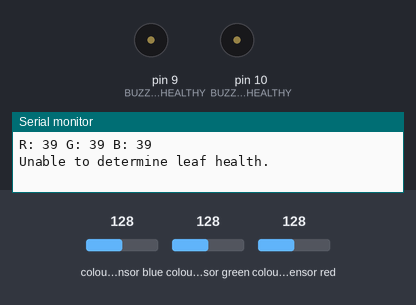
A sketch run on a simulated Arduino Uno, built with avr-gcc and run on an emulated ATmega328P. On the bench: buzzer (waves = sounding, pin HIGH), the last lines printed to the serial monitor. Wiring (inferred from the names in the program): TCS3200 colour sensor: output pin 8; S2 pin 6; S3 pin 7; S0 pin 4; S1 pin 5. Inputs (shaded band) come from the test bench; at power-on: colour sensor green 128, colour sensor red 128, colour sensor blue 128. Pins used as bus, display or sensor lines are not drawn.

Above: at 1.2 s.
1.3 s: colour sensor green set to 135
At 2.4 s:
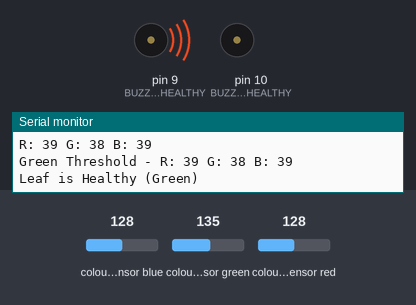
4.3 s: colour sensor red set to 191
At 7.0 s:
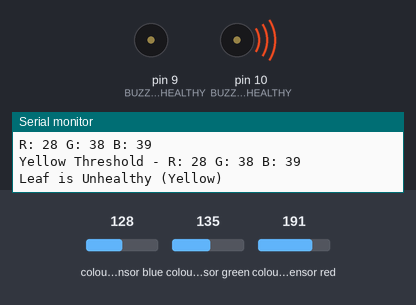
7.3 s: colour sensor blue set to 134
At 7.3 s:
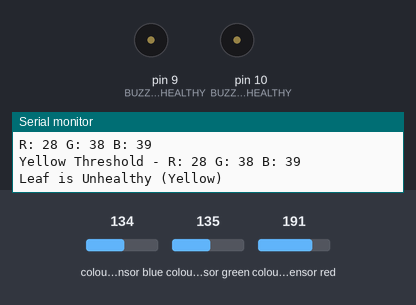
8.8 s: colour sensor blue set to 5
At 10.6 s:
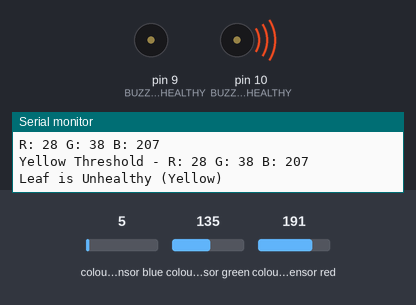
Timing chart, 0 to 12.8 s (numbered marks = the images above; inputs shaded):
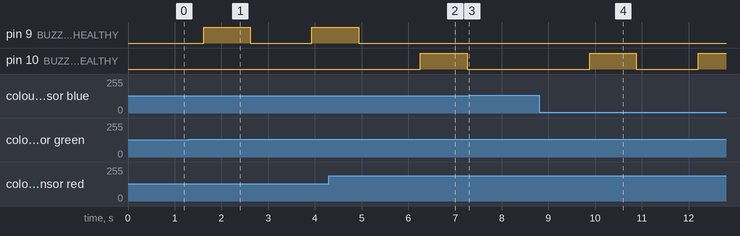

The sketch:

leaf_health.ino
```cpp
#define S0 4
#define S1 5
#define S2 6
#define S3 7
#define sensorOut 8

#define BUZZER_HEALTHY 9
#define BUZZER_UNHEALTHY 10

void setup() {
  Serial.begin(9600);

  pinMode(S0, OUTPUT);
  pinMode(S1, OUTPUT);
  pinMode(S2, OUTPUT);
  pinMode(S3, OUTPUT);
  pinMode(sensorOut, INPUT);

  pinMode(BUZZER_HEALTHY, OUTPUT);
  pinMode(BUZZER_UNHEALTHY, OUTPUT);

  digitalWrite(S0, HIGH); // Frequency scaling to 100%
  digitalWrite(S1, LOW);
}

void loop() {
  int redValue = readColor(LOW, LOW); // Red
  int greenValue = readColor(HIGH, HIGH); // Green
  int blueValue = readColor(LOW, HIGH); // Blue

  Serial.print("R: "); Serial.print(redValue);
  Serial.print(" G: "); Serial.print(greenValue);
  Serial.print(" B: "); Serial.println(blueValue);

  if (isGreenLeaf(redValue, greenValue, blueValue)) {
    Serial.println("Leaf is Healthy (Green)");
    digitalWrite(BUZZER_HEALTHY, HIGH);
    delay(1000);
    digitalWrite(BUZZER_HEALTHY, LOW);
  } else if (isYellowLeaf(redValue, greenValue, blueValue)) {
    Serial.println("Leaf is Unhealthy (Yellow)");
    digitalWrite(BUZZER_UNHEALTHY, HIGH);
    delay(1000);
    digitalWrite(BUZZER_UNHEALTHY, LOW);
  } else {
    Serial.println("Unable to determine leaf health.");
  }

  delay(1000); // Delay for 1 second before next reading
}

int readColor(bool s2, bool s3) {
  digitalWrite(S2, s2);
  digitalWrite(S3, s3);
  delay(100); // Wait for sensor to stabilize

  // Read frequency from sensor output pin
  int frequency = pulseIn(sensorOut, LOW);
  return frequency;
}

bool isGreenLeaf(int red, int green, int blue) {
  // Adjust these values based on your specific sensor and leaf conditions
  bool isGreen = (green < red) && (green < blue);
  if (isGreen) {
    Serial.print("Green Threshold - R: "); Serial.print(red);
    Serial.print(" G: "); Serial.print(green);
    Serial.print(" B: "); Serial.println(blue);
  }
  return isGreen;
}

bool isYellowLeaf(int red, int green, int blue) {
  // Adjust these values based on your specific sensor and leaf conditions
  bool isYellow = (red < green) && (green < blue);
  if (isYellow) {
    Serial.print("Yellow Threshold - R: "); Serial.print(red);
    Serial.print(" G: "); Serial.print(green);
    Serial.print(" B: "); Serial.println(blue);
  }
  return isYellow;
}
```

Measured:
- the behaviour switches between 131 and 132 on colour sensor green (found by bisection; images 0 and 1)
- the behaviour switches between 131 and 132 on colour sensor blue (found by bisection; images 2 and 3)
- after the input at 1.3 s, pin 9 (BUZZER_HEALTHY): LOW → HIGH after 0.32 s, → LOW 1.0 s later, → HIGH 1.3 s later
- after the input at 4.3 s, pin 9 (BUZZER_HEALTHY): goes on until 4.9 s, then stays LOW; pin 10 (BUZZER_UNHEALTHY): LOW → HIGH after 2.0 s, → LOW 1.0 s later
- after the input at 7.3 s, pin 10 (BUZZER_UNHEALTHY): stays LOW (without the input it goes to HIGH after 1.3 s)
- after the input at 8.8 s, pin 10 (BUZZER_UNHEALTHY): LOW → HIGH after 1.1 s, → LOW 1.0 s later, → HIGH 1.3 s later
